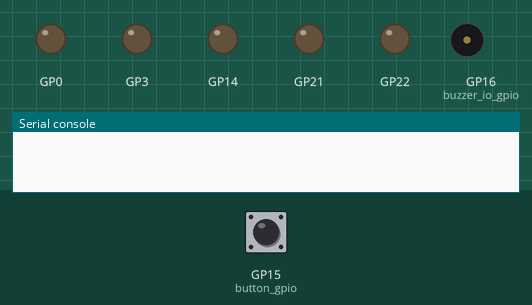
This program was run on a simulated Raspberry Pi Pico running MicroPython. Shown: output pins drawn as LEDs (lit = HIGH), buzzer (waves = sounding), the last lines printed to the serial console. Inputs (shaded band) come from the test bench; at power-on: GP15 (button_gpio) LOW. Pins used as bus, display or sensor lines are not drawn.

Above: at 1.2 s.
1.3 s: GP15 (button_gpio) pulled HIGH for 0.15 s
At 1.97 s:
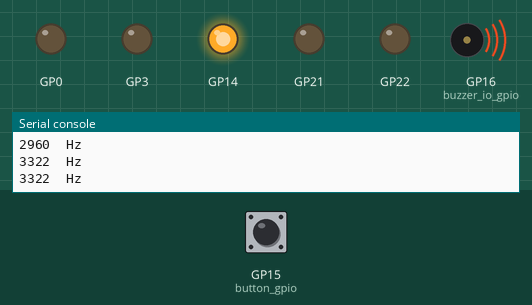
At 2.42 s:
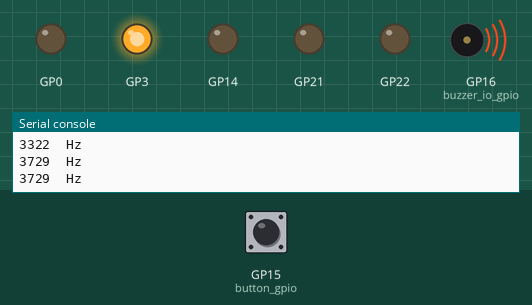
4.3 s: GP15 (button_gpio) pulled HIGH for 0.15 s
At 5.2 s:
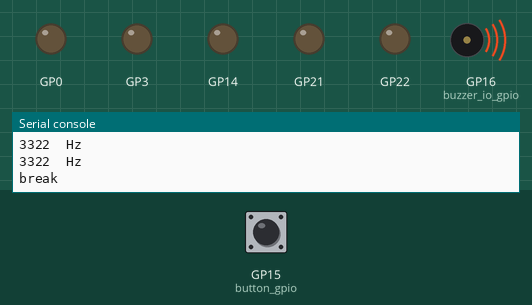
Timing chart, 0 to 7.3 s (numbered marks = the images above; inputs shaded):
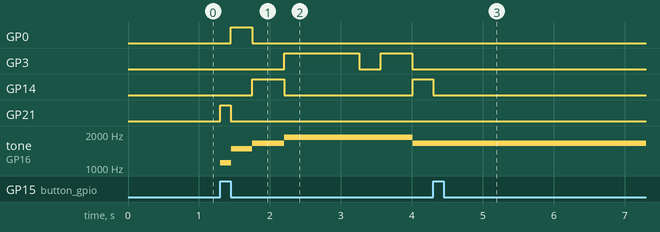

The program:

song_player.py
```python
## Program that play the song "secret base〜君がくれたもの〜"
## A youtube link for reference "https://www.youtube.com/watch?v=4CFfSd3toUs"
## Note: the raspberry pi pico was placed on the 11th row of the bread board

from machine import Pin
import utime
from rp2 import PIO, StateMachine, asm_pio

# This is essential for the function song_player
#
# Reference for how to set rp2.asm_pio and rp2.StateMachine
# https://docs.micropython.org/en/latest/library/rp2.html
# https://docs.micropython.org/en/latest/library/rp2.StateMachine.html
#
# Reference for making the square wave for the buzzer
# https://www.onetransistor.eu/2021/02/rpi-pico-pio-state-machine-square-wave.html
#
# note: you can add 2 seperated line of nop() after the set(pins) in order to reduce the frequency of square wave by half
@asm_pio(set_init=PIO.OUT_LOW)
def square():
    wrap_target()
    set(pins, 1)
    set(pins, 0)
    wrap()

# The song player
# The sheet music is in the form of array, containing the key/frequency and
# the number of quater note, assumed to be 1
# TODO: can set up a class for the song
def song_player(sheet_music, BPM, buzzer_io_gpio, button_gpio=None,\
                frequency_list=[], led_pin_list=[]):
    if button_gpio==None:
        button_gpio = buzzer_io_gpio

    # the frequency for evey key.
    # C is the double high C. hCs stands for high C sharp
    # P means pause
    P=0
    Cs = 2217
    D = 2349
    Ds = 2489
    E = 2637
    F = 2794
    Fs = 2960
    G = 3136
    Gs = 3322
    A = 3520
    As = 3729
    B = 3951
    hC = 4186
    hCs = 4435

    def close_all_led(led_pin_list):
        for i in led_pin_list:
            Pin(i,Pin.OUT).value(0)

    def mute_buzzer(buzzer_io_gpio):
        # set the i/o to high for short period of time, to pause the sound, to give the feeling of releasing the keyboard
        # or to hold it in high to mute the buzzeer
        Pin(buzzer_io_gpio, Pin.OUT).value(1)

    def k(frequency, frequency_list=[], led_pin_list=[]):
        # k means key

        # if it is a pause(0Hz) on the sheet music, then pause, or else, set the square wave signal to that frequency
        if frequency==0:
            Pin(buzzer_io_gpio, Pin.OUT).value(1)
            print("#N/A")
        else:
            StateMachine(0, square, freq=frequency, set_base=Pin(buzzer_io_gpio)).active(1)
            print(frequency, " Hz")

        # light up the corresponding led
        try:
            pin_gpio = led_pin_list[frequency_list.index(frequency)]
            Pin(pin_gpio,Pin.OUT).value(1)
        except:
            pass

    # record when the song start, in micro second
    start_time = utime.ticks_us()

    # the delay second, so the function won't detect the button before this delay_sec has passed
    delay_sec = 0.5

    # before the protection time, pressing the button won't stop the song player function
    protection_time = int(utime.ticks_add(utime.ticks_us(), int(delay_sec*1000*1000)))

    # start
    print("start")

    # play the note one by one, check if the button is pressed
    for i in sheet_music:
        # define how long the note will last for
        if len(i)>1:
            sec=60/BPM*0.5*i[1]
        else:
            sec=60/BPM*0.5

        # reset all led light to off
        close_all_led(led_pin_list)

        # if it is a pause on the sheet music, then pause, or else, set the square wave signal to that frequency
        k(i[0],frequency_list, led_pin_list)

        # keep check if the button is pressed, if so then break the song playing loop
        break_outer_loop_boolean = 0
        key_deadline = int(utime.ticks_add(utime.ticks_us(), int(sec*1000*1000)))

        while utime.ticks_diff(key_deadline, utime.ticks_us()) > 0:
            # if the button is pressed, break the for-loop that plays the song
            if utime.ticks_diff(protection_time, utime.ticks_us()) < 0 and \
               Pin(button_gpio,Pin.IN,Pin.PULL_DOWN).value():
                print("break")
                close_all_led(led_pin_list)
                mute_buzzer(buzzer_io_gpio)
                utime.sleep(delay_sec) # preventing the program to read this button pressing as the instruction of playing the song
                break_outer_loop_boolean = 1
                break

        if break_outer_loop_boolean:
            break

        # set the i/o to high for short period of time, to pause the sound, to give the feeling of releasing the keyboard
        mute_buzzer(buzzer_io_gpio)

    mute_buzzer(buzzer_io_gpio)
    close_all_led(led_pin_list)

def main():
    # gpio for the buzzer
    buzzer_io_gpio = 16

    #gpio for the button
    button_gpio = 15

    # gpio for led
    blue=21
    white=0
    green=14
    red=3
    yellow=22
    led_pin_list = [blue,white,green,red,yellow] # the order of led on our bread board

    # the frequency list, correspond to the led, \
    # so the led will light if the above frequency is played
    P = 0
    Cs = 2217
    D = 2349
    Ds = 2489
    E = 2637
    F = 2794
    Fs = 2960
    G = 3136
    Gs = 3322
    A = 3520
    As = 3729
    B = 3951
    hC = 4186
    hCs = 4435
    frequency_list = [Cs,Fs,Gs,As,hCs]

    # control the speed of the song. BPM means beat per minute
    BPM = 90 *134/120

    # Sheet Music
    Secret_Base = [
    [Cs,2/4],[Fs],[Gs,2/4],\
    [Gs],[As,2/4],[As],[As,2/4],[As],[As,2/4],[P],\
    [As,6/4],[Gs,2/4],[Gs],[Gs,2/4],[Gs],[Gs,2/4],[P],\
    [Gs,6/4],[Fs,2/4],[Fs],[Fs,2/4],[Fs],[Fs,6/4],\
    [Fs,6/4],[Cs,2/4],[Cs],[Cs,2/4],[P],[Cs,2/4],[Fs],[Gs,2/4],\
    [Gs],[As,2/4],[As],[As,2/4],[As],[As,2/4],[As],[hCs,2/4],[P],\
    [As,2/4],[As],[As,2/4],[As],[As,2/4],[Gs],[Fs,2/4],\
    [Gs,6/4],[As],[As,31/4],[P,1/4],\
    [Gs],[As,2/4],[Gs],[Fs,2/4],[Fs],[Fs,31/4],[P,1/4],\
    [Gs],[As,2/4],[Gs],[Fs,2/4],[Fs],[F,1/4],[Fs,33/4]\
    ]

    while True:
        if Pin(button_gpio,Pin.IN,Pin.PULL_DOWN).value():
            song_player(Secret_Base,BPM,buzzer_io_gpio,button_gpio,frequency_list,led_pin_list)

main()
```

Measured:
- after the input at 1.3 s, GP0: LOW → HIGH after 0.15 s, → LOW 0.30 s later; GP3: LOW → HIGH after 0.90 s, → LOW 1.1 s later, → HIGH 0.30 s later, → LOW 0.45 s later
- after the input at 4.3 s, GP0: stays LOW (without the input it goes to HIGH after 1.5 s); GP3: stays LOW (without the input it goes to HIGH after 5.1 s); GP21: stays LOW (without the input it goes to HIGH after 3.3 s); GP22: stays LOW (without the input it goes to HIGH after 6.5 s); tone on GP16 (buzzer_io_gpio): stops changing and stays 1661 Hz
